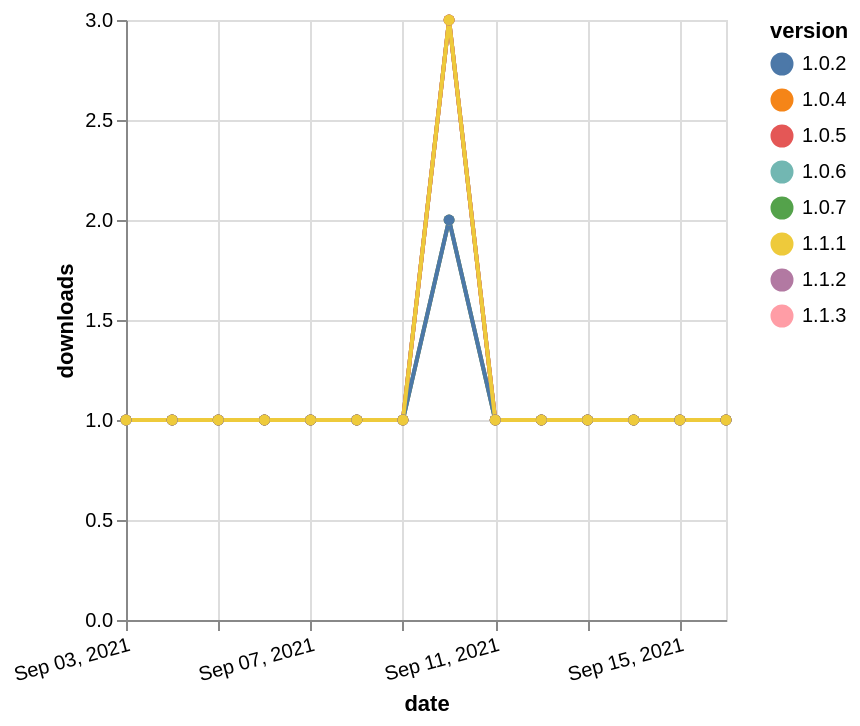

Source (Vega-Lite JSON):
### Vega-Lite specification from a JSON file in a GitHub repository (floating-point values rounded to 4 significant figures)
{"$schema": "https://vega.github.io/schema/vega-lite/v5.json", "description": "A simple bar chart with embedded data.", "data": {"values": [{"date": "2021-09-03", "total": 147, "delta": 1, "version": "1.0.4"}, {"date": "2021-09-04", "total": 148, "delta": 1, "version": "1.0.4"}, {"date": "2021-09-05", "total": 149, "delta": 1, "version": "1.0.4"}, {"date": "2021-09-06", "total": 150, "delta": 1, "version": "1.0.4"}, {"date": "2021-09-07", "total": 151, "delta": 1, "version": "1.0.4"}, {"date": "2021-09-08", "total": 152, "delta": 1, "version": "1.0.4"}, {"date": "2021-09-09", "total": 153, "delta": 1, "version": "1.0.4"}, {"date": "2021-09-10", "total": 156, "delta": 3, "version": "1.0.4"}, {"date": "2021-09-11", "total": 157, "delta": 1, "version": "1.0.4"}, {"date": "2021-09-12", "total": 158, "delta": 1, "version": "1.0.4"}, {"date": "2021-09-13", "total": 159, "delta": 1, "version": "1.0.4"}, {"date": "2021-09-14", "total": 160, "delta": 1, "version": "1.0.4"}, {"date": "2021-09-15", "total": 161, "delta": 1, "version": "1.0.4"}, {"date": "2021-09-16", "total": 162, "delta": 1, "version": "1.0.4"}, {"date": "2021-09-03", "total": 135, "delta": 1, "version": "1.1.3"}, {"date": "2021-09-04", "total": 136, "delta": 1, "version": "1.1.3"}, {"date": "2021-09-05", "total": 137, "delta": 1, "version": "1.1.3"}, {"date": "2021-09-06", "total": 138, "delta": 1, "version": "1.1.3"}, {"date": "2021-09-07", "total": 139, "delta": 1, "version": "1.1.3"}, {"date": "2021-09-08", "total": 140, "delta": 1, "version": "1.1.3"}, {"date": "2021-09-09", "total": 141, "delta": 1, "version": "1.1.3"}, {"date": "2021-09-10", "total": 143, "delta": 2, "version": "1.1.3"}, {"date": "2021-09-11", "total": 144, "delta": 1, "version": "1.1.3"}, {"date": "2021-09-12", "total": 145, "delta": 1, "version": "1.1.3"}, {"date": "2021-09-13", "total": 146, "delta": 1, "version": "1.1.3"}, {"date": "2021-09-14", "total": 147, "delta": 1, "version": "1.1.3"}, {"date": "2021-09-15", "total": 148, "delta": 1, "version": "1.1.3"}, {"date": "2021-09-16", "total": 149, "delta": 1, "version": "1.1.3"}, {"date": "2021-09-03", "total": 147, "delta": 1, "version": "1.0.7"}, {"date": "2021-09-04", "total": 148, "delta": 1, "version": "1.0.7"}, {"date": "2021-09-05", "total": 149, "delta": 1, "version": "1.0.7"}, {"date": "2021-09-06", "total": 150, "delta": 1, "version": "1.0.7"}, {"date": "2021-09-07", "total": 151, "delta": 1, "version": "1.0.7"}, {"date": "2021-09-08", "total": 152, "delta": 1, "version": "1.0.7"}, {"date": "2021-09-09", "total": 153, "delta": 1, "version": "1.0.7"}, {"date": "2021-09-10", "total": 155, "delta": 2, "version": "1.0.7"}, {"date": "2021-09-11", "total": 156, "delta": 1, "version": "1.0.7"}, {"date": "2021-09-12", "total": 157, "delta": 1, "version": "1.0.7"}, {"date": "2021-09-13", "total": 158, "delta": 1, "version": "1.0.7"}, {"date": "2021-09-14", "total": 159, "delta": 1, "version": "1.0.7"}, {"date": "2021-09-15", "total": 160, "delta": 1, "version": "1.0.7"}, {"date": "2021-09-16", "total": 161, "delta": 1, "version": "1.0.7"}, {"date": "2021-09-03", "total": 152, "delta": 1, "version": "1.0.6"}, {"date": "2021-09-04", "total": 153, "delta": 1, "version": "1.0.6"}, {"date": "2021-09-05", "total": 154, "delta": 1, "version": "1.0.6"}, {"date": "2021-09-06", "total": 155, "delta": 1, "version": "1.0.6"}, {"date": "2021-09-07", "total": 156, "delta": 1, "version": "1.0.6"}, {"date": "2021-09-08", "total": 157, "delta": 1, "version": "1.0.6"}, {"date": "2021-09-09", "total": 158, "delta": 1, "version": "1.0.6"}, {"date": "2021-09-10", "total": 161, "delta": 3, "version": "1.0.6"}, {"date": "2021-09-11", "total": 162, "delta": 1, "version": "1.0.6"}, {"date": "2021-09-12", "total": 163, "delta": 1, "version": "1.0.6"}, {"date": "2021-09-13", "total": 164, "delta": 1, "version": "1.0.6"}, {"date": "2021-09-14", "total": 165, "delta": 1, "version": "1.0.6"}, {"date": "2021-09-15", "total": 166, "delta": 1, "version": "1.0.6"}, {"date": "2021-09-16", "total": 167, "delta": 1, "version": "1.0.6"}, {"date": "2021-09-03", "total": 146, "delta": 1, "version": "1.1.2"}, {"date": "2021-09-04", "total": 147, "delta": 1, "version": "1.1.2"}, {"date": "2021-09-05", "total": 148, "delta": 1, "version": "1.1.2"}, {"date": "2021-09-06", "total": 149, "delta": 1, "version": "1.1.2"}, {"date": "2021-09-07", "total": 150, "delta": 1, "version": "1.1.2"}, {"date": "2021-09-08", "total": 151, "delta": 1, "version": "1.1.2"}, {"date": "2021-09-09", "total": 152, "delta": 1, "version": "1.1.2"}, {"date": "2021-09-10", "total": 155, "delta": 3, "version": "1.1.2"}, {"date": "2021-09-11", "total": 156, "delta": 1, "version": "1.1.2"}, {"date": "2021-09-12", "total": 157, "delta": 1, "version": "1.1.2"}, {"date": "2021-09-13", "total": 158, "delta": 1, "version": "1.1.2"}, {"date": "2021-09-14", "total": 159, "delta": 1, "version": "1.1.2"}, {"date": "2021-09-15", "total": 160, "delta": 1, "version": "1.1.2"}, {"date": "2021-09-16", "total": 161, "delta": 1, "version": "1.1.2"}, {"date": "2021-09-03", "total": 149, "delta": 1, "version": "1.0.5"}, {"date": "2021-09-04", "total": 150, "delta": 1, "version": "1.0.5"}, {"date": "2021-09-05", "total": 151, "delta": 1, "version": "1.0.5"}, {"date": "2021-09-06", "total": 152, "delta": 1, "version": "1.0.5"}, {"date": "2021-09-07", "total": 153, "delta": 1, "version": "1.0.5"}, {"date": "2021-09-08", "total": 154, "delta": 1, "version": "1.0.5"}, {"date": "2021-09-09", "total": 155, "delta": 1, "version": "1.0.5"}, {"date": "2021-09-10", "total": 158, "delta": 3, "version": "1.0.5"}, {"date": "2021-09-11", "total": 159, "delta": 1, "version": "1.0.5"}, {"date": "2021-09-12", "total": 160, "delta": 1, "version": "1.0.5"}, {"date": "2021-09-13", "total": 161, "delta": 1, "version": "1.0.5"}, {"date": "2021-09-14", "total": 162, "delta": 1, "version": "1.0.5"}, {"date": "2021-09-15", "total": 163, "delta": 1, "version": "1.0.5"}, {"date": "2021-09-16", "total": 164, "delta": 1, "version": "1.0.5"}, {"date": "2021-09-03", "total": 154, "delta": 1, "version": "1.0.2"}, {"date": "2021-09-04", "total": 155, "delta": 1, "version": "1.0.2"}, {"date": "2021-09-05", "total": 156, "delta": 1, "version": "1.0.2"}, {"date": "2021-09-06", "total": 157, "delta": 1, "version": "1.0.2"}, {"date": "2021-09-07", "total": 158, "delta": 1, "version": "1.0.2"}, {"date": "2021-09-08", "total": 159, "delta": 1, "version": "1.0.2"}, {"date": "2021-09-09", "total": 160, "delta": 1, "version": "1.0.2"}, {"date": "2021-09-10", "total": 162, "delta": 2, "version": "1.0.2"}, {"date": "2021-09-11", "total": 163, "delta": 1, "version": "1.0.2"}, {"date": "2021-09-12", "total": 164, "delta": 1, "version": "1.0.2"}, {"date": "2021-09-13", "total": 165, "delta": 1, "version": "1.0.2"}, {"date": "2021-09-14", "total": 166, "delta": 1, "version": "1.0.2"}, {"date": "2021-09-15", "total": 167, "delta": 1, "version": "1.0.2"}, {"date": "2021-09-16", "total": 168, "delta": 1, "version": "1.0.2"}, {"date": "2021-09-03", "total": 153, "delta": 1, "version": "1.1.1"}, {"date": "2021-09-04", "total": 154, "delta": 1, "version": "1.1.1"}, {"date": "2021-09-05", "total": 155, "delta": 1, "version": "1.1.1"}, {"date": "2021-09-06", "total": 156, "delta": 1, "version": "1.1.1"}, {"date": "2021-09-07", "total": 157, "delta": 1, "version": "1.1.1"}, {"date": "2021-09-08", "total": 158, "delta": 1, "version": "1.1.1"}, {"date": "2021-09-09", "total": 159, "delta": 1, "version": "1.1.1"}, {"date": "2021-09-10", "total": 162, "delta": 3, "version": "1.1.1"}, {"date": "2021-09-11", "total": 163, "delta": 1, "version": "1.1.1"}, {"date": "2021-09-12", "total": 164, "delta": 1, "version": "1.1.1"}, {"date": "2021-09-13", "total": 165, "delta": 1, "version": "1.1.1"}, {"date": "2021-09-14", "total": 166, "delta": 1, "version": "1.1.1"}, {"date": "2021-09-15", "total": 167, "delta": 1, "version": "1.1.1"}, {"date": "2021-09-16", "total": 168, "delta": 1, "version": "1.1.1"}]}, "width": "container", "mark": {"type": "line", "point": {"filled": true}}, "encoding": {"x": {"field": "date", "type": "temporal", "timeUnit": "yearmonthdate", "title": "date", "axis": {"labelAngle": -15}}, "y": {"field": "delta", "type": "quantitative", "title": "downloads"}, "color": {"field": "version", "type": "nominal"}, "tooltip": {"field": "delta"}}}
